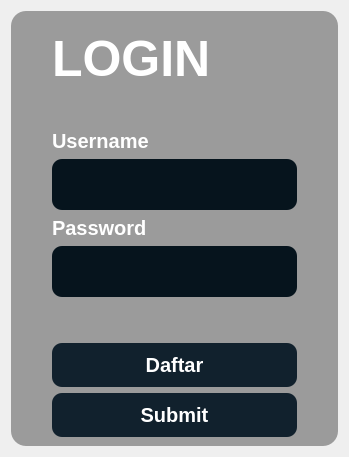
      <widget class="QWidget" name="page_Login">
       <layout class="QHBoxLayout" name="horizontalLayout_8">
        <item>
         <widget class="QWidget" name="widget_Login" native="true">
          <property name="maximumSize">
           <size>
            <width>450</width>
            <height>600</height>
           </size>
          </property>
          <property name="styleSheet">
           <string notr="true">QWidget{
background-color: rgba(0,0,0, 90);
border-radius:15px;
}</string>
          </property>
          <layout class="QGridLayout" name="gridLayout_2">
           <item row="0" column="1">
            <spacer name="verticalSpacer_9">
             <property name="orientation">
              <enum>Qt::Orientation::Vertical</enum>
             </property>
             <property name="sizeType">
              <enum>QSizePolicy::Policy::Maximum</enum>
             </property>
             <property name="sizeHint" stdset="0">
              <size>
               <width>20</width>
               <height>13</height>
              </size>
             </property>
            </spacer>
           </item>
           <item row="3" column="1">
            <widget class="QLabel" name="label_3">
             <property name="maximumSize">
              <size>
               <width>200</width>
               <height>30</height>
              </size>
             </property>
             <property name="styleSheet">
              <string notr="true">QLabel{
    qproperty-alignment: 'AlignLeft';
    color: white;
    background-color: none;
    font-size: 20px;
	font-weight:bold;
    border-radius: 10px;
}</string>
             </property>
             <property name="text">
              <string>Username</string>
             </property>
            </widget>
           </item>
           <item row="4" column="0">
            <spacer name="horizontalSpacer_3">
             <property name="orientation">
              <enum>Qt::Orientation::Horizontal</enum>
             </property>
             <property name="sizeType">
              <enum>QSizePolicy::Policy::Maximum</enum>
             </property>
             <property name="sizeHint" stdset="0">
              <size>
               <width>32</width>
               <height>20</height>
              </size>
             </property>
            </spacer>
           </item>
           <item row="8" column="1">
            <widget class="QPushButton" name="btnDaftar">
             <property name="styleSheet">
              <string notr="true">QPushButton{
    qproperty-alignment: AlignCenter;
    background-color:#11212D;
    font-size: 20px;
	font-weight:bold;
	border-radius: 10px;
	color:white;
	padding:10px;
}
QPushButton:hover{
  background-color:#4A5C6A;
}</string>
             </property>
             <property name="text">
              <string>Daftar</string>
             </property>
             <property name="checkable">
              <bool>false</bool>
             </property>
            </widget>
           </item>
           <item row="2" column="1">
            <spacer name="verticalSpacer_4">
             <property name="orientation">
              <enum>Qt::Orientation::Vertical</enum>
             </property>
             <property name="sizeType">
              <enum>QSizePolicy::Policy::Maximum</enum>
             </property>
             <property name="sizeHint" stdset="0">
              <size>
               <width>20</width>
               <height>40</height>
              </size>
             </property>
            </spacer>
           </item>
           <item row="4" column="1">
            <widget class="QLineEdit" name="lineEdit_LoginUsername">
             <property name="styleSheet">
              <string notr="true">QLineEdit{
	background-color:#06141D;
    font-size: 25px;
	border-radius: 10px;
	color:white;
	Padding:10px;
}
QLineEdit:focus{
    border: 2px solid rgb(25, 201, 255); 
    background-color: #253745;
}</string>
             </property>
            </widget>
           </item>
           <item row="7" column="1">
            <spacer name="verticalSpacer_5">
             <property name="orientation">
              <enum>Qt::Orientation::Vertical</enum>
             </property>
             <property name="sizeType">
              <enum>QSizePolicy::Policy::Maximum</enum>
             </property>
             <property name="sizeHint" stdset="0">
              <size>
               <width>20</width>
               <height>40</height>
              </size>
             </property>
            </spacer>
           </item>
           <item row="1" column="1">
            <widget class="QLabel" name="label">
             <property name="maximumSize">
              <size>
               <width>16777215</width>
               <height>50</height>
              </size>
             </property>
             <property name="styleSheet">
              <string notr="true">QLabel{
    qproperty-alignment: AlignCenter;
    color: white;
    background-color: none;
    font-size: 50px;
	font-weight:bold;
    border-radius: 10px;
}</string>
             </property>
             <property name="text">
              <string>LOGIN</string>
             </property>
            </widget>
           </item>
           <item row="4" column="2">
            <spacer name="horizontalSpacer_2">
             <property name="orientation">
              <enum>Qt::Orientation::Horizontal</enum>
             </property>
             <property name="sizeType">
              <enum>QSizePolicy::Policy::Maximum</enum>
             </property>
             <property name="sizeHint" stdset="0">
              <size>
               <width>32</width>
               <height>20</height>
              </size>
             </property>
            </spacer>
           </item>
           <item row="6" column="1">
            <widget class="QLineEdit" name="lineEdit_LoginPassword">
             <property name="styleSheet">
              <string notr="true">QLineEdit{
	background-color:#06141D;
    font-size: 25px;
	border-radius: 10px;
	color:white;
	Padding:10px;
}
QLineEdit:focus{
    border: 2px solid rgb(25, 201, 255); 
    background-color: #253745;
}</string>
             </property>
             <property name="echoMode">
              <enum>QLineEdit::EchoMode::Password</enum>
             </property>
            </widget>
           </item>
           <item row="5" column="1">
            <widget class="QLabel" name="label_2">
             <property name="maximumSize">
              <size>
               <width>200</width>
               <height>30</height>
              </size>
             </property>
             <property name="styleSheet">
              <string notr="true">QLabel{
    qproperty-alignment: 'AlignLeft';
    color: white;
    background-color: none;
    font-size: 20px;
	font-weight:bold;
    border-radius: 10px;
}</string>
             </property>
             <property name="text">
              <string>Password</string>
             </property>
            </widget>
           </item>
           <item row="9" column="1">
            <widget class="QPushButton" name="btnLogin">
             <property name="styleSheet">
              <string notr="true">QPushButton{
    qproperty-alignment: AlignCenter;
    background-color:#11212D;
    font-size: 20px;
	font-weight:bold;
	border-radius: 10px;
	color:white;
	padding:10px;
}
QPushButton:hover{
  background-color:#4A5C6A;
}</string>
             </property>
             <property name="text">
              <string>Submit</string>
             </property>
            </widget>
           </item>
          </layout>
         </widget>
        </item>
       </layout>
      </widget>
